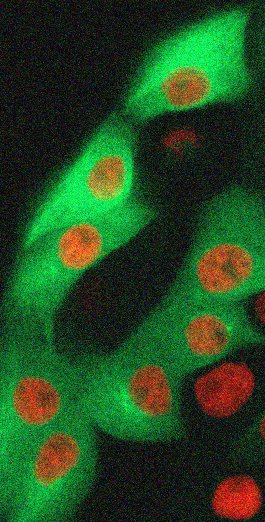
#> input picture data/noisy_img.jpg, 265 x 522 px, found by its file name
$ python denoising_image.py   (older library calls are emulated)
#> lines starting #> are read from the running program, lines starting #| are printed output that depends on the picture
from skimage import io, img_as_float
from matplotlib import pyplot as plt
from scipy import ndimage as nd
from skimage.restoration import denoise_nl_means, estimate_sigma
import numpy as np
from skimage import img_as_ubyte

image = img_as_float(io.imread("/Users/grnho/Desktop/image-processing-fundamentals/data/noisy_img.jpg"))

guassian_img = nd.gaussian_filter(image, sigma =3)
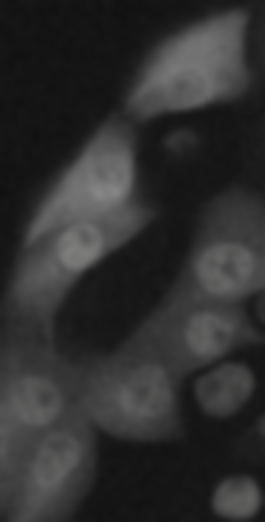
#> guassian_img: shape (522, 265, 3) float64; mean R, G, B 0.189, 0.189, 0.189
plt.imsave("/Users/grnho/Desktop/image-processing-fundamentals/data/noisy_gaussian.jpg", guassian_img)

median_img = nd.median_filter(image, size =3)
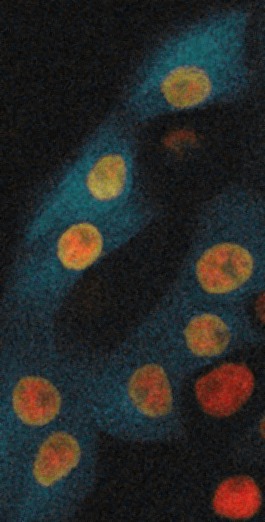
#> median_img: shape (522, 265, 3) float64; mean R, G, B 0.155, 0.161, 0.155
plt.imsave("/Users/grnho/Desktop/image-processing-fundamentals/data/median_gaussian.jpg",median_img)

sigma_est = np.mean(estimate_sigma(image, channel_axis=-1))
#> sigma_est = 0.057

patch_kw = dict(patch_size=5,
                patch_distance=3,
                multichannel=True)

denoise_img = denoise_nl_means(image, h=1.15 * sigma_est, fast_mode=False,
                               patch_size=5, patch_distance=3, channel_axis=-1)
"""
denoise_img = denoise_nl_means(img, h=1.15 * sigma_est, fast_mode=False,
                           **patch_kw)
"""
denoise_img_as_8byte = img_as_ubyte(denoise_img)

plt.imshow(denoise_img)
#plt.imshow(denoise_img_as_8byte, cmap=plt.cm.gray, interpolation='nearest')
plt.imsave("/Users/grnho/Desktop/image-processing-fundamentals/data/nlm_denoise.jpg",denoise_img_as_8byte)
